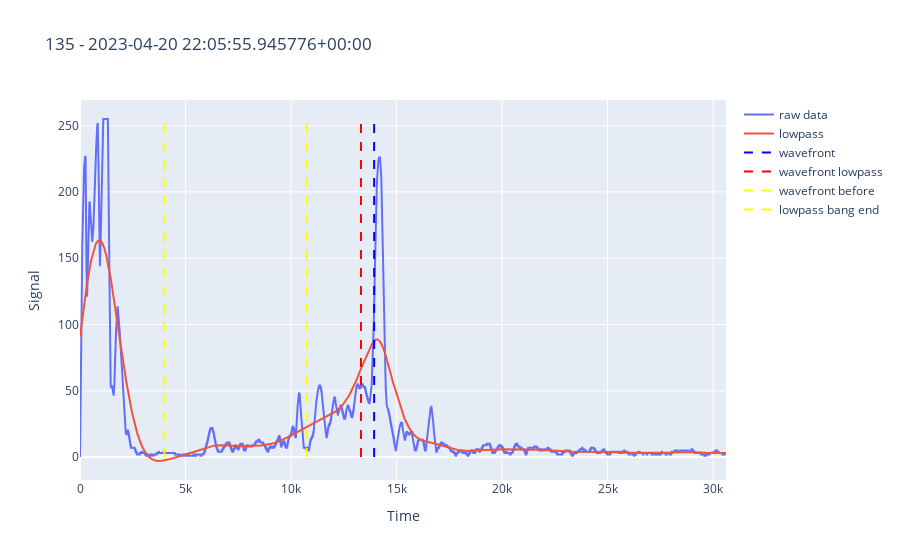

The cell this chart's notebook holds for it:
### Code cell
indices = [135]
#indices = [240, 242, 245, 248, 250]
df = data_65
for i in indices:
    raw_data = df.iloc[i]["rawdata"]
    temperature = df.iloc[i]["temperature"]
    pc = df.iloc[i]["pulseCount"]

    cutoff_freq = 150
    b, a = signal.butter(2, cutoff_freq / 250000, 'lowpass', analog=False)
    lowpass = signal.filtfilt(b, a, raw_data)
    raw_wf = algos.wavefront(raw_data, temperature, 0.5, 10, pc)
    lowpass_wf = algos.wavefront(lowpass, temperature, 0.5, 10, pc)

    bang_end = algos.detect_main_bang_end(lowpass, pc)
    wf_before = algos.before_wavefront(lowpass, temperature, 0.5, 10, pc, 0.25)



    fig = go.Figure(layout_title=f"{i} - {df.iloc[i]['AcquisitionTime']}", layout_xaxis_title="Time", layout_yaxis_title="Signal")
    fig.add_scatter(y=raw_data, name="raw data")
    fig.add_scatter(y=lowpass, name="lowpass")
    vline(fig, raw_wf, color="blue", name="wavefront")
    vline(fig, lowpass_wf, color="red", name="wavefront lowpass")
    vline(fig, wf_before, color="yellow", name="wavefront before")
    vline(fig, bang_end, color="yellow", name="lowpass bang end")
    #cdm = algos.center_of_mass(raw_data, pc)
    #vline(fig, cdm, color="orange", name="cdm")
    fig.show()

### Figure 1 — Plotly figure (JSON) as saved in the notebook; plotly's stock layout.template omitted (floating-point values rounded to 4 significant figures; data arrays with more than 128 entries replaced by an {"elided": "..."} marker saying what was removed)
{"data": [{"name": "raw data", "type": "scatter", "y": {"elided": "30614 int values"}}, {"name": "lowpass", "type": "scatter", "y": {"elided": "30614 float values"}}, {"line": {"color": "blue", "dash": "dash"}, "mode": "lines", "name": "wavefront", "type": "scatter", "x": [13940, 13940], "y": [0, 255]}, {"line": {"color": "red", "dash": "dash"}, "mode": "lines", "name": "wavefront lowpass", "type": "scatter", "x": [13320.0, 13320.0], "y": [0, 255]}, {"line": {"color": "yellow", "dash": "dash"}, "mode": "lines", "name": "wavefront before", "type": "scatter", "x": [10743, 10743], "y": [0, 255]}, {"line": {"color": "yellow", "dash": "dash"}, "mode": "lines", "name": "lowpass bang end", "type": "scatter", "x": [4000, 4000], "y": [0, 255]}], "layout": {"title": {"text": "135 - 2023-04-20 22:05:55.945776+00:00"}, "xaxis": {"title": {"text": "Time"}}, "yaxis": {"title": {"text": "Signal"}}}}
